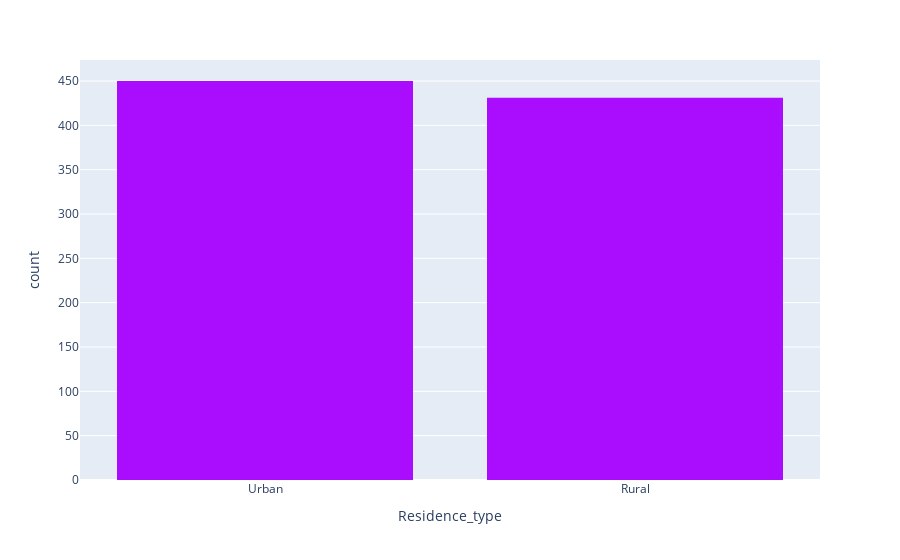

The code cell stored with this chart in its notebook:
### Markdown cell above
6. Residence type:
- no missing values as shown above.
- stroke vs residence type.
- Test residence type vs train residence type(stroke and non stroke patients).

### Code cell
fig = px.histogram(stroke_patients, x="Residence_type",  color_discrete_sequence=px.colors.qualitative.Alphabet)
fig.show()

### Figure 1 — Plotly figure (JSON) as saved in the notebook; plotly's stock layout.template omitted (floating-point values rounded to 4 significant figures; data arrays with more than 128 entries replaced by an {"elided": "..."} marker saying what was removed)
{"data": [{"alignmentgroup": "True", "bingroup": "x", "hovertemplate": "Residence_type=%{x}<br>count=%{y}<extra></extra>", "legendgroup": "", "marker": {"color": "#AA0DFE", "pattern": {"shape": ""}}, "name": "", "offsetgroup": "", "orientation": "v", "showlegend": false, "type": "histogram", "x": {"elided": "881 str values"}, "xaxis": "x", "yaxis": "y"}], "layout": {"barmode": "relative", "legend": {"tracegroupgap": 0}, "margin": {"t": 60}, "xaxis": {"anchor": "y", "domain": [0, 1], "title": {"text": "Residence_type"}}, "yaxis": {"anchor": "x", "domain": [0, 1], "title": {"text": "count"}}}}
